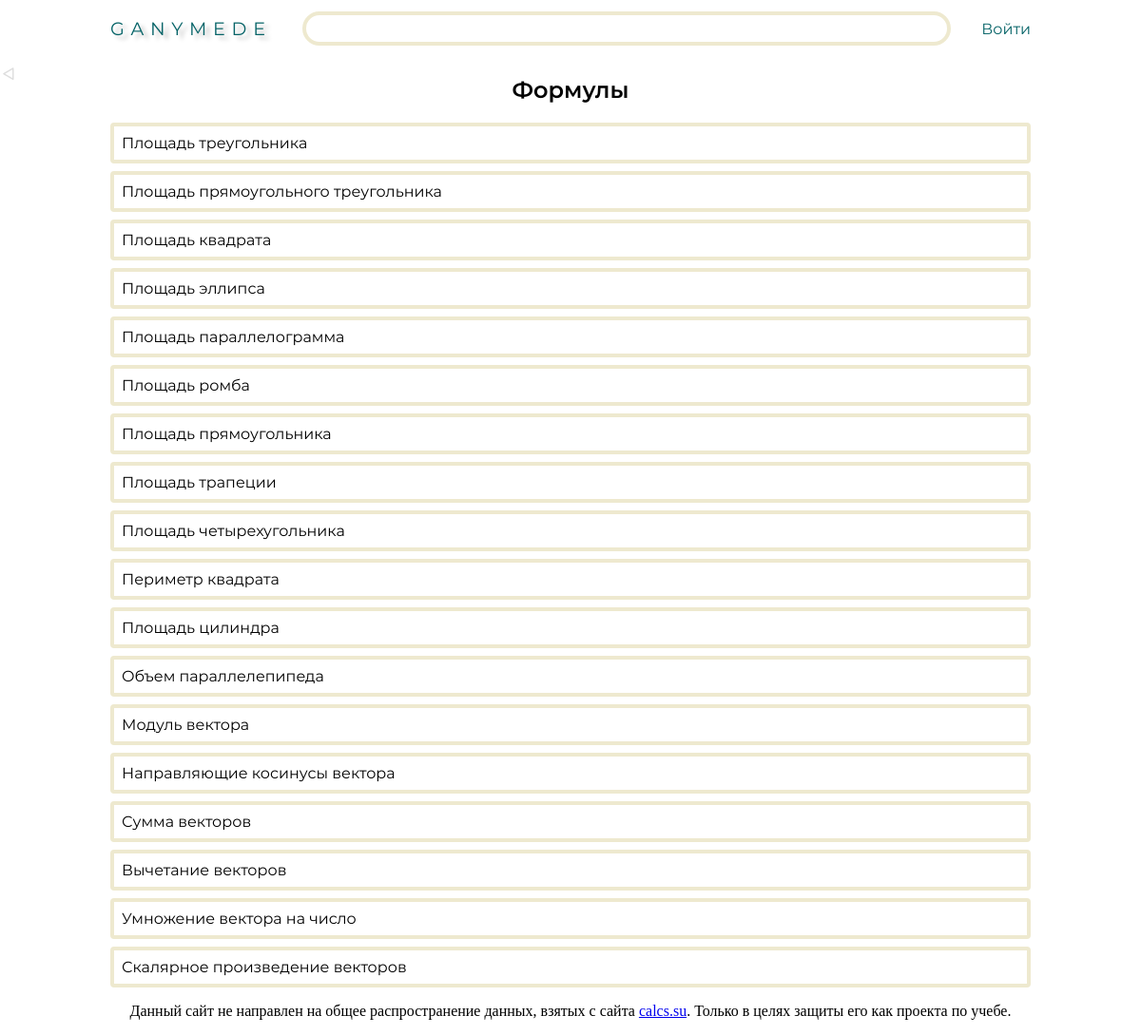
The app's page /formulas/index.php with its own data.
### tables this page shows
CREATE TABLE geom_formula_groups (

	`group_id` int NOT NULL PRIMARY KEY AUTO_INCREMENT,
	`group_title` varchar(200) NOT NULL,
	`formula_ids_seq` varchar(100)

);

### php/renderer.php (called while the page is built, shortened)
<?php
class Renderer {
	public static function render($template_path, $data = array(), $exit = false) {
		include DOCROOT . '/templates/' . $template_path;
		if ($exit) {
			exit();
		}
	}
}
?>

### formulas/index.php (called while the page is built, shortened)
<?php
require_once PHPROOT . '/formula-module.php';
require_once PHPROOT . '/renderer.php';
Renderer::render('formulas-view.phtml', null, true);
?>

### php/formula-module.php (called while the page is built, shortened)
<?php
require_once PHPROOT . '/db.php';
function get_fgroups_list($offset, $count) {
	global $link, $FORMULA_IMAGE_PATH;
	$formulas_list = [];
	$query = "
		SELECT *
		FROM geom_formula_groups
		LIMIT " . $offset . ", " . $count . ";";
	if ($result = $link->query($query)) {
		while($row = $result->fetch_assoc()) {
			array_push($formulas_list, $row);
		}
	}
	return $formulas_list;
}
?>

### templates/formulas-view.phtml (the view, shortened to what this page needs)
<!DOCTYPE html>
<?php
require_once PHPROOT . '/renderer.php';
require_once PHPROOT . '/formula-module.php';
function get_fgroups_list_page($page_number) {
	global $FORMULAS_COUNT, $PAGE_FORMULAS_COUNT;
	$max_page_counts = ceil($FORMULAS_COUNT / $PAGE_FORMULAS_COUNT);
	$page_number = min($page_number, $max_page_counts);
	$page_index = $page_number - 1;
	$offset = $page_index * $PAGE_FORMULAS_COUNT;
	$count = $PAGE_FORMULAS_COUNT;
	$groups_list = get_fgroups_list($offset, $count);
	foreach ($groups_list as &$formula_data) {
		$query_data = ['group_id' => $formula_data['group_id']];
	}
	return $groups_list;
}
?>
<html>
	<head>
		<link rel="stylesheet" href="/css/main.css">
	</head>
	<body>
		<?php include('header.phtml');?>
		<div class="container">
			<main>
				<article class="main-article">
					<h2 class="article-heading">Формулы</h2>
					<section class="list-container">
						<?php
							$page_number = isset($_GET['page']) ? $_GET['page'] : 1;
							$formulas = get_fgroups_list_page($page_number);
						?>
						<?php foreach($formulas as $formula): ?>
						<div class="article-item">
							<a class="item-link" href="<?=@$formula['group_href']?>">
								<span class="link_title"><?=@$formula['group_title']?></span>
							</a>
						</div>
						<?php endforeach; ?>
					</section>
				</article>
				<section class="flex flex-jc-center" style="margin: 1em 0;">
					Данный сайт не направлен на общее распространение данных, взятых с сайта&nbsp;<a href="https://calcs.su/html/calcs/math/area.html">calcs.su</a>. Только в целях защиты его как проекта по учебе.
				</section>
			</main>
		</div>
	</body>
</html>

### css/main.css (style rules this page uses)
:root { --main-beige-color: #eee9cf; --main-green-color: #056367; }
html, body { margin: 0; }
body { padding-top: 60px; overflow-y: scroll; }
body > .container { margin: 0 auto; position: relative; width: 100%; max-width: 1000px; }
body > .container > main { padding: 0 16px; }
.flex { display: flex; }
.flex-jc-center { justify-content: center; }
main .main-article { font-family: Montserrat; }
article .article-heading { text-align: center; }
.article-item { padding: 8px; border: 4px solid var(--main-beige-color); border-radius: 4px; }
section.list-container .article-item { margin: 8px 0; }
.article-item .item-link { color: black; text-decoration: none; }

### templates/formulas-view.phtml (style rules this page uses)
.main-article { clear: both; }

### records on screen
geom_formula_groups: group_title "Площадь треугольника"
geom_formula_groups: group_title "Площадь прямоугольного треугольника"
geom_formula_groups: group_title "Площадь квадрата"
geom_formula_groups: group_title "Площадь эллипса"
geom_formula_groups: group_title "Площадь параллелограмма"
geom_formula_groups: group_title "Площадь ромба"
geom_formula_groups: group_title "Площадь прямоугольника"
geom_formula_groups: group_title "Площадь трапеции"
geom_formula_groups: group_title "Площадь четырехугольника"
geom_formula_groups: group_title "Периметр квадрата"
geom_formula_groups: group_title "Площадь цилиндра"
geom_formula_groups: group_title "Объем параллелепипеда"
geom_formula_groups: group_title "Модуль вектора"
geom_formula_groups: group_title "Направляющие косинусы вектора"
geom_formula_groups: group_title "Сумма векторов"
geom_formula_groups: group_title "Вычетание векторов"
geom_formula_groups: group_title "Умножение вектора на число"
geom_formula_groups: group_title "Скалярное произведение векторов"
